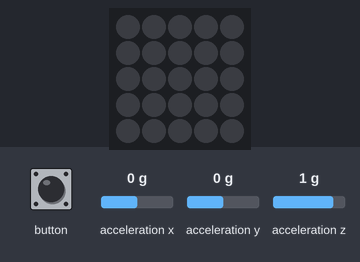
The sketch below on a simulated ESP32. On the bench: 5×5 RGB LED matrix (first LED top left, wired row by row). The test bench sets the inputs (shaded band); at power-on: acceleration x 0 g, acceleration y 0 g, acceleration z 1 g. Dim RGB values are drawn brighter than linear; what the sketch prints to the serial monitor is not drawn.

Above: at 1.2 s.
1.3 s: button pressed for 0.15 s
At 1.35 s:
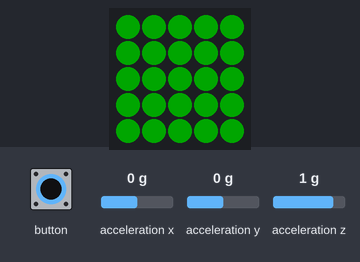
2.0 s: button pressed for 1 s
At 2.35 s:
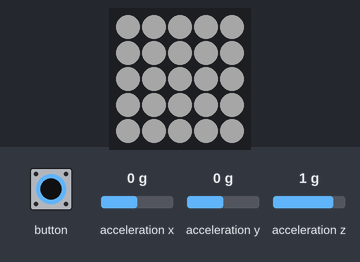

Measured:
- after the input at 1.3 s, the LEDs: change at once (image 1)
- after the input at 2.0 s, the LEDs: change after 0.15 s (image 2)

The sketch:

Part1_Bikelight.ino
```cpp
#include "M5Atom.h"


//Defining Colors
int WHITE = 0xffffff;
int RED = 0x00ff00;
int GREEN = 0xff0000;
int BLUE = 0x0000ff;
int BLACK = 0x000000;
int colorList[] = {BLACK, GREEN, RED};
float accX_avg = 0;
float accY_avg = 0;
float accZ_avg = 0;
int n_average = 5;
bool IMUFlag = false;
//braking accelereation threshold
float ACCEL_THRESHOLD = 3.0;
int full_screen[25] =
{
  1, 1, 1, 1, 1,
  1, 1, 1, 1, 1,
  1, 1, 1, 1, 1,
  1, 1, 1, 1, 1,
  1, 1, 1, 1, 1
};
int *display[1] = {full_screen};
int counter = 0;
bool blink_on = false;
unsigned long millisOfLastUpdate;
unsigned long millisBetweenUpdates = 50;

unsigned long millisOfLastBlink;
unsigned long millisBetweenBlinks = 100;

unsigned long currentMillis;

unsigned long TimeOfLastBlink = 0 ;
unsigned long interval = 100;

int CTR = 1;


void setup()
{
  M5.begin(true, false, true);
  delay(50);
  M5.dis.drawpix(0, 0xf00000);
  if (M5.IMU.Init() == 0)
  {
    IMUFlag = true;
    Serial.println("[OK] IMU ready");
  }
  else
  {
    IMUFlag = false;
    Serial.println("[ERR] IMU failed!");
  }
}
void loop()
{
  if (M5.Btn.wasPressed())
  {
    counter++; //Increases the counter when button is pressed
    Serial.println("isPressed");
  }
  if (counter == 0)
  {
    //Nothing on screen

    M5.dis.clear();
  }

  else if (counter == 1)
  {
    //Red blink

    blinking(RED);
  }
  else if (counter == 2)
  {
    //White blink

    blinking (WHITE);
  }
  else if (counter == 3)
  {
    // Blinking when riding, RED solid when braking event is detected
    // Finding threshold
    float accX = 0, accY = 0, accZ = 0;
    M5.IMU.getAccelData(&accX, &accY, &accZ);
    // Average the acceleration data
    // find the "running average"
    accX_avg = ((accX_avg * (n_average - 1)) + fabs(accX)) / n_average;
    accY_avg = ((accY_avg * (n_average - 1)) + fabs(accY)) / n_average;
    accZ_avg = ((accZ_avg * (n_average - 1)) + fabs(accZ)) / n_average;

    Serial.println(accZ_avg * 10.0);

    M5.dis.clear();

    if (((accX_avg * 10.0) <= ACCEL_THRESHOLD) || ((accY_avg * 10.0) <= ACCEL_THRESHOLD) || ((accZ_avg * 10.0) <= ACCEL_THRESHOLD) ) {
      blinking(RED);
    } else {
      //            blink_on = false;
      ALL_ON(display[0], RED);
    }

  }
  else if (counter == 4)
  {
    // Blinking when riding, RED solid when braking event is detected
    float accX = 0, accY = 0, accZ = 0;
    M5.IMU.getAccelData(&accX, &accY, &accZ);
    // Average the acceleration data
    // find the average
    accX_avg = ((accX_avg * (n_average - 1)) + fabs(accX)) / n_average;
    accY_avg = ((accY_avg * (n_average - 1)) + fabs(accY)) / n_average;
    accZ_avg = ((accZ_avg * (n_average - 1)) + fabs(accZ)) / n_average;

    Serial.println(accZ_avg * 10.0);

    M5.dis.clear();

    if (((accX_avg * 10.0) <= ACCEL_THRESHOLD) || ((accY_avg * 10.0) <= ACCEL_THRESHOLD) || ((accZ_avg * 10.0) <= ACCEL_THRESHOLD) ) {

      blinking(WHITE);
    } else {
      ALL_ON(display[0], WHITE);
    }

  }

  Serial.println(counter);


  if (counter >= 5)
  {
    counter = 0;
  }


  currentMillis = millis();
  if (currentMillis - millisOfLastUpdate > millisBetweenUpdates)

  {
    M5.update ();
    millisOfLastUpdate = currentMillis;
  }
//
}

void ALL_ON(int arr[], int color)
{
  for (int i = 0; i < 25; i++)
  {
    M5.dis.drawpix(i, color);
  }
}

void blinking( int color) {
  unsigned long currentTime = millis();

  if (currentTime - TimeOfLastBlink >= interval) {
    TimeOfLastBlink = currentTime;

    CTR++;
  }
    if (CTR % 2 == 0)
    {
      M5.dis.fillpix(color);
    }

    else
    {
      M5.dis.clear();
    }
//      M5.update();
  }
```
